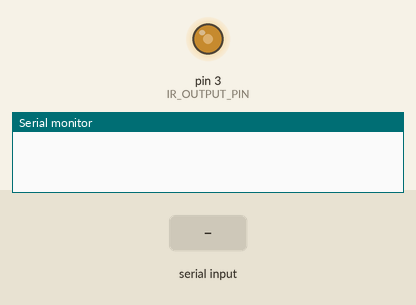
This sketch was run on a simulated Arduino Uno, built with avr-gcc and run on an emulated ATmega328P. Parts: output pins drawn as LEDs (lit = HIGH), the last lines printed to the serial monitor. Inputs (shaded band) come from the test bench.

Above: at 1.2 s.
1.3 s: "send\n" received over Serial
At 2.2 s:
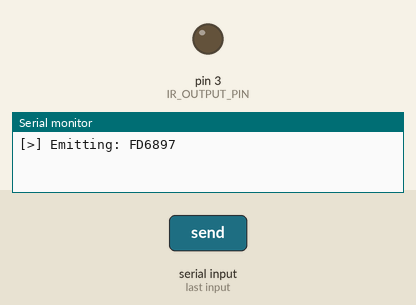
2.9 s: "0x\n" received over Serial
At 4.2 s:
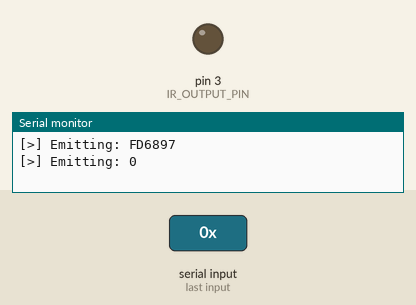
Timing chart, 0 to 5.9 s (numbered marks = the images above; inputs shaded):
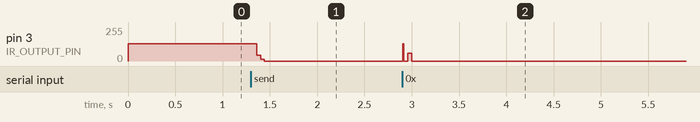

Measured:
- after the input at 1.3 s, pin 3 (IR_OUTPUT_PIN): 128/255 → 0/255 after 0.06 s
- after the input at 2.9 s, pin 3 (IR_OUTPUT_PIN): 0/255 → 128/255 at once, → 0/255 0.01 s later, → 58/255 0.04 s later, → 0/255 0.04 s later

The sketch:

IR_Emmit_Capture.ino
```cpp
/*
  * Example code using the Emmiter and the Recept
  * 'read'  --> Capture a infrared code
  * 'send'  --> Send the current stored code
  * '0x.--' --> To input manually a code
*/

#include "src/IR_Emmiter.h"
#include "src/IR_Recept.h"

constexpr int IR_RECV_PIN = 11;
constexpr int IR_OUTPUT_PIN = 3;

IREmmiter emmiter;
IRRecept recept;

void setup() {
  Serial.begin(9600);
  recept.setup(IR_RECV_PIN);
  emmiter.setup(IR_OUTPUT_PIN, COM2B0);
}

unsigned long currentCode = 0xFD6897; // example code

void loop() {
  if (Serial.available()) {
    String inputString = Serial.readStringUntil('\n');
    inputString.trim();
    if (inputString.length() == 0) return;

    // Waits for a code and store it in data
    if (inputString == "read") {
      Serial.println("[<] Waiting IR signal...");
      if ((currentCode = recept.readNEC())) {
        Serial.print("Received code: ");
        Serial.println(currentCode, HEX);
      }
      return;
    }

    // To send the current stored code
    if (inputString == "send") {
      Serial.print("[>] Emitting: ");
      Serial.println(currentCode, HEX);
      emmiter.sendNEC(currentCode);
      return;
    }

    // TO input manually a code
    if (inputString.startsWith("0x")) {
      inputString = inputString.substring(2);
      inputString.toUpperCase();

      char buffer[9];
      inputString.toCharArray(buffer, sizeof(buffer));

      char* endPtr;
      unsigned long inputCode = strtoul(buffer, &endPtr, 16);

      if (*endPtr == '\0') {
        currentCode = inputCode;
        Serial.print("[>] Emitting: ");
        Serial.println(currentCode, HEX);
        emmiter.sendNEC(currentCode);
      } else {
        Serial.println("[x] Invalid hex format!");
      }
      return;
    }

    Serial.println("[x] Unknown command!");
  }
}
```

IR_Emmiter.cpp
```cpp
#include "IR_Emmiter.h"

IREmmiter::IREmmiter() {}

// Setup output pin
void IREmmiter::setup(int outputPin, const int registerBit) {
  this->outputPin = outputPin;
  this->pinRegisterBit = registerBit;
  pinMode(outputPin, OUTPUT);
  setupTimer();
}

void IREmmiter::setupTimer() {
  /* Configure the timer so the pin can work
  in 38hz with 5v during each controlled pulse*/

  // Clean register
  TCCR2A = 0;
  TCCR2B = 0;

  // Set CTC Mode
  TCCR2A |= (1 << WGM21);

  // Toggle Pin register
  TCCR2A |= (1 << pinRegisterBit);

  // Prescaler 8
  TCCR2B |= (1 << CS21); // CS21 = prescaler 8

  // Calculate OCR2A:
  // f = f_clk / (2 * N * (OCR2A + 1))
  // 38kHz => OCR2A ≈ (f_clk / (2 * N * f)) - 1
  OCR2A = (16000000 / (2 * 8 * pulseFrequency)) - 1;
  // Result: OCR2A ≈ 25
}

void IREmmiter::sendNEC(unsigned long data) {
  // According NEC protocol

  // 1 - Send the start signal
  mark(9000);  // 9ms ON
  // 2 - Send a silence
  space(4500); // 4.5ms OFF

  // 3 - Start the command sending
  for (int i = 0; i < 32; i++) {
    if (data & 0x80000000) {
      // Send bit 1
      mark(562);   // 562us ON
      space(1687); // 1.687ms OFF
    } else {
      // Send bit 0
      mark(562);   // 562us ON
      space(562);  // 562us OFF
    }
    data <<= 1;
  }

  // 4 - Send the end signal
  mark(562);   // 562us ON
  space(0);    // Remanente OFF
}

void IREmmiter::turnOnIROut() {
  TCCR2A |= (1 << pinRegisterBit);
}

void IREmmiter::turnOffIROut() {
  TCCR2A &= ~(1 << pinRegisterBit);
  digitalWrite(3, LOW); // force pin to low
}

void IREmmiter::mark(unsigned int microseconds) {
  turnOnIROut();
  delayMicroseconds(microseconds);
}

void IREmmiter::space(unsigned int microseconds) {
  turnOffIROut();
  delayMicroseconds(microseconds);
}
```

IR_Emmiter.h
```cpp
/*

 * This library enables an Arduino board to send infrared commands modulated at a frequency
 * of 38 kHz. It is specifically designed to work with the NEC protocol, commonly used in remote controls
 * for televisions, audio devices, and other consumer electronics.
 *
 * The IR LED control is handled using an internal timer (Timer2), ensuring accurate pulse generation
 * without blocking the main program and improving a clean and efficient 38Hz modulation at 5v between
 * each PWM pulse. This allows integration of IR transmission with other functionalities.

--IR Generic Led--
.......(H)........
.....|.....|......
... |.......|.....
...|.........|....
..|...............
..OUT........GND..

*/
#ifndef IR_EMMITER_H
#define IR_EMMITER_H

#include <Arduino.h>

class IREmmiter {
  private:
    int  outputPin;
    static constexpr long pulseFrequency = 38000;
    byte pinRegisterBit = COM2B0;

    void turnOnIROut();
    void turnOffIROut();
    void mark(unsigned int microseconds);
    void space(unsigned int microseconds);
  public:
    IREmmiter();
    void setup(int outputPin, const int registerBit);
    void sendNEC(unsigned long data);
    void setupTimer();
};

#endif
```

IR_Recept.cpp
```cpp
#include "IR_Recept.h"

IRRecept::IRRecept() {}

void IRRecept::setup(int inputPin){
  this->inputPin = inputPin;
  pinMode(inputPin, INPUT);
}

unsigned long IRRecept::readNEC() {
  unsigned long result = 0x0;
  /// 1 - Receive the start signal

  // NEC = Start pulse: 9 ms HIGH + 4.5 ms LOW.
  // PIN HIGH = Withouth signal
  // PIN LOW  = Active signal

  // Waits while the ping isn't receiving anything
  while (digitalRead(inputPin) == HIGH);

  // We receive a signal, starts the count while the signal is active
  unsigned long startTime = micros();
  while (digitalRead(inputPin) == LOW);

  // Now the signal is off, calculate the time diff and get the first timestamp
  // Here we'll determinate if the protocol is NEC (9ms) or SONY (2.4ms)
  unsigned long firstTime = micros() - startTime;

  if (firstTime  < 8500) return false;

  // Starts again the count while signal is not active
  startTime = micros();
  while (digitalRead(inputPin) == HIGH);

  // 2 - Recive the second signal
  // Now that the inputPin received the second signal (that contains the data)
  // We will calculate the time diff so we get the second timestamp
  if (micros() - startTime < 4000) return false;

  // 3 - Start receving data
  // Now NEC start is confirmed
  // Start 32bit data read
  for (int i = 0; i < 32; i++) {
    while (digitalRead(inputPin) == LOW);  // Waits until HIGH (off)
    unsigned long pulseDuration = micros();
    while (digitalRead(inputPin) == HIGH); // Waits until LOW (on)
    pulseDuration = micros() - pulseDuration;

    // If is 1 or 0
    if (pulseDuration > 1000) {  // 1 is a long pulse
      result |= (1UL << (31 - i));
    }
  }

  return result;
}
```

IR_Recept.h
```cpp
/*

 * This library enables Arduino board to receive infrared
 * commands working with NEC protocol using a VS1838B sensor

......(H).......
....|..|..|.....
.. |...|...|....
..|....|....|...
..|....|....|...
.IN..GND..VCC...

IN = PWM Pin 11
VCC= 2.7V-5.5V

Datasheet = https://www.alldatasheet.es/datasheet-pdf/pdf/1132465/ETC2/VS1838B.html
NEC Specifications = https://www.sbprojects.net/knowledge/ir/nec.php

*/

#ifndef IR_RECEPT_H
#define IR_RECEPT_H

#include <Arduino.h>

class IRRecept {
  private:
    int  inputPin;
  public:
    IRRecept();
    unsigned long readNEC();
    void setup(int inputPin);
};

#endif
```
